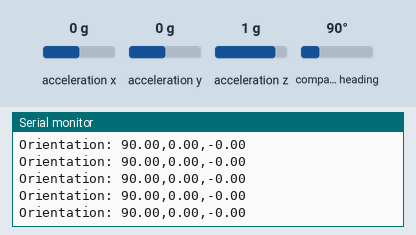
Recording of a sketch running on a simulated ESP32. On the bench: the last lines printed to the serial monitor. The inputs (shaded band) are chosen by the test bench; at power-on: acceleration x 0 g, acceleration y 0 g, acceleration z 1 g, compass heading 90°. Nothing arrives over Bluetooth unless stated; a phone connects over Bluetooth LE 3 s after start.

Above: at 2.2 s.
2.3 s: acceleration x set to -1.4 g
At 2.33 s:
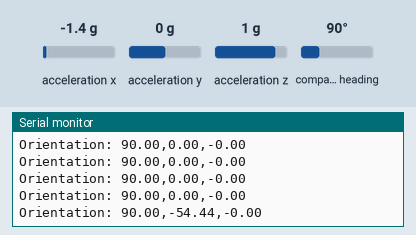
3.8 s: acceleration y set to -1.4 g
At 3.85 s:
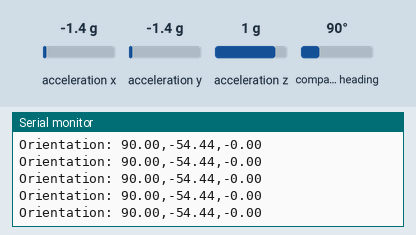
5.3 s: acceleration z set to -1.4 g
At 5.38 s:
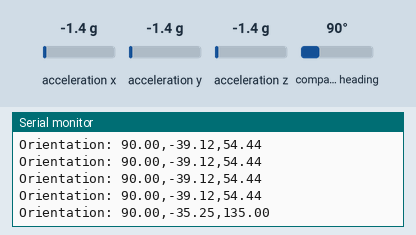
6.8 s: compass heading set to 7°
At 6.8 s:
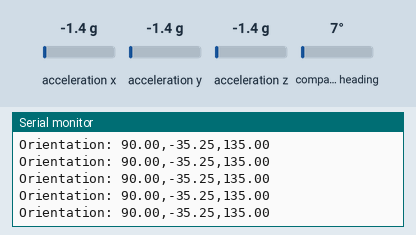
Timing chart, 0 to 9.3 s (numbered marks = the images above; inputs shaded):
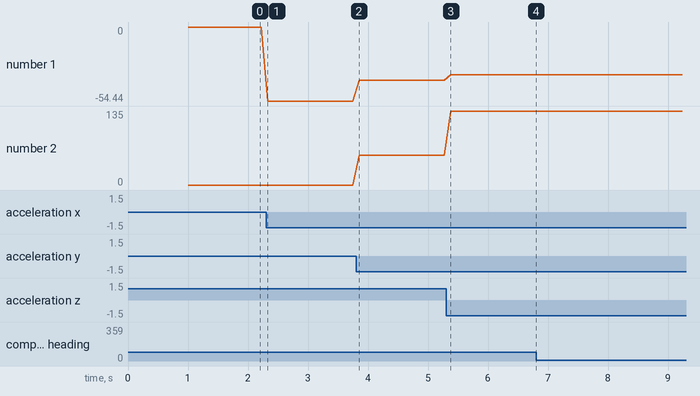

The sketch:

bno055.ino
```cpp
#include <Wire.h>
#include <Adafruit_Sensor.h>
#include <Adafruit_BNO055.h>
#include <utility/imumaths.h>
#include <BLEDevice.h>
#include <BLEServer.h>
#include <BLEUtils.h>
#include <BLEAdvertising.h>
#include <BLE2902.h>

// Initialize BNO055 IMU sensor
Adafruit_BNO055 bno = Adafruit_BNO055(-1, 0x29, &Wire);

// Define new BLE UUIDs for ESP32 Mini
#define SERVICE_UUID "5c4fd4d9-0e93-43f7-b02a-6321c781c675"
#define CHARACTERISTIC_UUID "c37454cb-7586-4fc8-9d09-dcbd96a85d2c"

BLECharacteristic* pCharacteristic = NULL;

void setup() {
    Serial.begin(115200);

    // Wait for Serial Monitor
    //while (!Serial) delay(10);
    Serial.println("Initializing BNO055 Sensor with BLE...");

    // Initialize BNO055 Sensor
    if (!bno.begin()) {
        Serial.println("BNO055 not detected. Check wiring or I2C address!");
        while (1);
    }

    delay(1000);
    bno.setExtCrystalUse(true);

    Serial.println("BNO055 Initialized. Starting BLE...");

    // Initialize BLE
    BLEDevice::init("ESP32_BNO055_6");  // Unique name for ESP32 Mini
    BLEServer* pServer = BLEDevice::createServer();
    BLEService* pService = pServer->createService(SERVICE_UUID);
    pCharacteristic = pService->createCharacteristic(
                        CHARACTERISTIC_UUID,
                        BLECharacteristic::PROPERTY_READ |
                        BLECharacteristic::PROPERTY_NOTIFY
                      );
    pCharacteristic->addDescriptor(new BLE2902());
    pService->start();

    // Start BLE Advertising
    BLEAdvertising* pAdvertising = BLEDevice::getAdvertising();
    pAdvertising->addServiceUUID(SERVICE_UUID);
    pAdvertising->setScanResponse(true);
    pAdvertising->setMinPreferred(0x06);
    pAdvertising->setMinPreferred(0x12);
    BLEDevice::startAdvertising();

    Serial.println("ESP32_BNO055 is now advertising...");
}

void loop() {
    // Get Euler angles from BNO055 sensor
    imu::Vector<3> euler = bno.getVector(Adafruit_BNO055::VECTOR_EULER);

    // Prepare data string (CSV format)
    char dataString[50];
    snprintf(dataString, sizeof(dataString), "%.2f,%.2f,%.2f",
             euler.x(), euler.y(), euler.z());

    // Send data via BLE
    pCharacteristic->setValue(dataString);
    pCharacteristic->notify();

    // Debug output
    Serial.print("Orientation: ");
    Serial.println(dataString);

    delay(100);  // Adjust delay as needed
}
```

Measured:
- after the input at 2.3 s, the serial monitor: prints a new line at once (image 1)
- after the input at 5.3 s, the serial monitor: prints a new line after 0.08 s (image 3)
- plotted number 1: 0 → -54.44 after the input at 2.3 s, -54.44 → -39.12 after the input at 3.8 s, -39.12 → -35.25 after the input at 5.3 s
- plotted number 2: 0 → 54.44 after the input at 3.8 s, 54.44 → 135 after the input at 5.3 s
